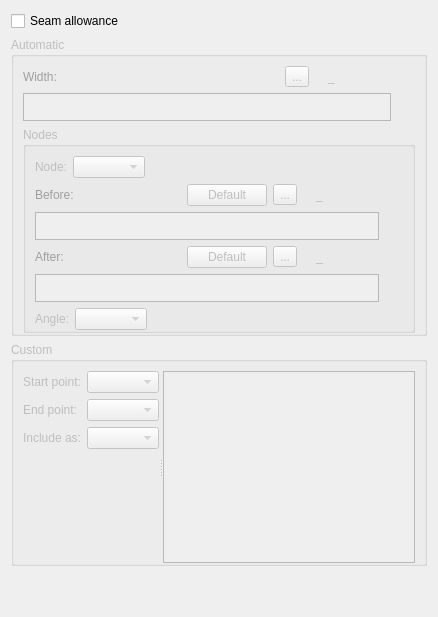
     <widget class="QWidget" name="tabSeamAllowance">
      <attribute name="title">
       <string>Seam allowance</string>
      </attribute>
      <layout class="QVBoxLayout" name="verticalLayout_11">
       <item>
        <widget class="QCheckBox" name="checkBoxSeams">
         <property name="text">
          <string>Seam allowance</string>
         </property>
         <property name="checked">
          <bool>false</bool>
         </property>
        </widget>
       </item>
       <item>
        <widget class="QGroupBox" name="groupBoxAutomatic">
         <property name="enabled">
          <bool>false</bool>
         </property>
         <property name="title">
          <string>Automatic</string>
         </property>
         <property name="flat">
          <bool>false</bool>
         </property>
         <property name="checkable">
          <bool>false</bool>
         </property>
         <layout class="QVBoxLayout" name="verticalLayout_5">
          <property name="bottomMargin">
           <number>0</number>
          </property>
          <item>
           <layout class="QHBoxLayout" name="horizontalLayout_2">
            <item alignment="Qt::AlignLeft">
             <widget class="QLabel" name="labelEditWidth">
              <property name="sizePolicy">
               <sizepolicy hsizetype="Fixed" vsizetype="Preferred">
                <horstretch>0</horstretch>
                <verstretch>0</verstretch>
               </sizepolicy>
              </property>
              <property name="palette">
               <palette>
                <active>
                 <colorrole role="WindowText">
                  <brush brushstyle="SolidPattern">
                   <color alpha="255">
                    <red>255</red>
                    <green>0</green>
                    <blue>0</blue>
                   </color>
                  </brush>
                 </colorrole>
                </active>
                <inactive>
                 <colorrole role="WindowText">
                  <brush brushstyle="SolidPattern">
                   <color alpha="255">
                    <red>255</red>
                    <green>0</green>
                    <blue>0</blue>
                   </color>
                  </brush>
                 </colorrole>
                </inactive>
                <disabled>
                 <colorrole role="WindowText">
                  <brush brushstyle="SolidPattern">
                   <color alpha="255">
                    <red>159</red>
                    <green>158</green>
                    <blue>158</blue>
                   </color>
                  </brush>
                 </colorrole>
                </disabled>
               </palette>
              </property>
              <property name="text">
               <string>Width:</string>
              </property>
             </widget>
            </item>
            <item>
             <spacer name="horizontalSpacer">
              <property name="orientation">
               <enum>Qt::Horizontal</enum>
              </property>
              <property name="sizeHint" stdset="0">
               <size>
                <width>40</width>
                <height>20</height>
               </size>
              </property>
             </spacer>
            </item>
            <item alignment="Qt::AlignRight">
             <widget class="QToolButton" name="toolButtonExprWidth">
              <property name="toolTip">
               <string>Formula wizard</string>
              </property>
              <property name="text">
               <string notr="true">...</string>
              </property>
              <property name="icon">
               <iconset resource="../../../vmisc/share/resources/icon.qrc">
                <normaloff>:/icon/24x24/fx.png</normaloff>:/icon/24x24/fx.png</iconset>
              </property>
              <property name="iconSize">
               <size>
                <width>24</width>
                <height>24</height>
               </size>
              </property>
             </widget>
            </item>
            <item alignment="Qt::AlignRight">
             <widget class="QLabel" name="label_2">
              <property name="text">
               <string/>
              </property>
              <property name="pixmap">
               <pixmap resource="../../../vmisc/share/resources/icon.qrc">:/icon/24x24/equal.png</pixmap>
              </property>
             </widget>
            </item>
            <item alignment="Qt::AlignRight">
             <widget class="QLabel" name="labelResultWidth">
              <property name="sizePolicy">
               <sizepolicy hsizetype="Fixed" vsizetype="Preferred">
                <horstretch>0</horstretch>
                <verstretch>0</verstretch>
               </sizepolicy>
              </property>
              <property name="minimumSize">
               <size>
                <width>87</width>
                <height>0</height>
               </size>
              </property>
              <property name="toolTip">
               <string>Value</string>
              </property>
              <property name="text">
               <string notr="true">_</string>
              </property>
             </widget>
            </item>
           </layout>
          </item>
          <item>
           <layout class="QHBoxLayout" name="horizontalLayout_6">
            <item>
             <widget class="QPlainTextEdit" name="plainTextEditFormulaWidth">
              <property name="sizePolicy">
               <sizepolicy hsizetype="Expanding" vsizetype="Preferred">
                <horstretch>0</horstretch>
                <verstretch>0</verstretch>
               </sizepolicy>
              </property>
              <property name="maximumSize">
               <size>
                <width>16777215</width>
                <height>28</height>
               </size>
              </property>
              <property name="toolTip">
               <string>Calculation</string>
              </property>
              <property name="tabChangesFocus">
               <bool>true</bool>
              </property>
             </widget>
            </item>
            <item>
             <widget class="QPushButton" name="pushButtonGrowWidth">
              <property name="maximumSize">
               <size>
                <width>18</width>
                <height>18</height>
               </size>
              </property>
              <property name="sizeIncrement">
               <size>
                <width>0</width>
                <height>0</height>
               </size>
              </property>
              <property name="toolTip">
               <string>&lt;html&gt;&lt;head/&gt;&lt;body&gt;&lt;p&gt;Show full calculation in message box&lt;/p&gt;&lt;/body&gt;&lt;/html&gt;</string>
              </property>
              <property name="text">
               <string notr="true"/>
              </property>
              <property name="icon">
               <iconset theme="go-down">
                <normaloff>.</normaloff>.</iconset>
              </property>
              <property name="iconSize">
               <size>
                <width>16</width>
                <height>16</height>
               </size>
              </property>
              <property name="flat">
               <bool>true</bool>
              </property>
             </widget>
            </item>
           </layout>
          </item>
          <item>
           <widget class="QGroupBox" name="groupBox">
            <property name="title">
             <string>Nodes</string>
            </property>
            <layout class="QVBoxLayout" name="verticalLayout_3">
             <property name="bottomMargin">
              <number>0</number>
             </property>
             <item>
              <layout class="QHBoxLayout" name="horizontalLayout_10">
               <item>
                <widget class="QLabel" name="labelNode">
                 <property name="sizePolicy">
                  <sizepolicy hsizetype="Preferred" vsizetype="Preferred">
                   <horstretch>0</horstretch>
                   <verstretch>0</verstretch>
                  </sizepolicy>
                 </property>
                 <property name="text">
                  <string>Node:</string>
                 </property>
                </widget>
               </item>
               <item>
                <widget class="QComboBox" name="comboBoxNodes">
                 <property name="sizePolicy">
                  <sizepolicy hsizetype="Preferred" vsizetype="Fixed">
                   <horstretch>0</horstretch>
                   <verstretch>0</verstretch>
                  </sizepolicy>
                 </property>
                </widget>
               </item>
               <item>
                <spacer name="horizontalSpacer_7">
                 <property name="orientation">
                  <enum>Qt::Horizontal</enum>
                 </property>
                 <property name="sizeHint" stdset="0">
                  <size>
                   <width>40</width>
                   <height>20</height>
                  </size>
                 </property>
                </spacer>
               </item>
              </layout>
             </item>
             <item>
              <layout class="QHBoxLayout" name="horizontalLayout_9">
               <item alignment="Qt::AlignLeft">
                <widget class="QLabel" name="labelEditBefore">
                 <property name="sizePolicy">
                  <sizepolicy hsizetype="Fixed" vsizetype="Preferred">
                   <horstretch>0</horstretch>
                   <verstretch>0</verstretch>
                  </sizepolicy>
                 </property>
                 <property name="palette">
                  <palette>
                   <active>
                    <colorrole role="WindowText">
                     <brush brushstyle="SolidPattern">
                      <color alpha="255">
                       <red>255</red>
                       <green>0</green>
                       <blue>0</blue>
                      </color>
                     </brush>
                    </colorrole>
                   </active>
                   <inactive>
                    <colorrole role="WindowText">
                     <brush brushstyle="SolidPattern">
                      <color alpha="255">
                       <red>255</red>
                       <green>0</green>
                       <blue>0</blue>
                      </color>
                     </brush>
                    </colorrole>
                   </inactive>
                   <disabled>
                    <colorrole role="WindowText">
                     <brush brushstyle="SolidPattern">
                      <color alpha="255">
                       <red>159</red>
                       <green>158</green>
                       <blue>158</blue>
                      </color>
                     </brush>
                    </colorrole>
                   </disabled>
                  </palette>
                 </property>
                 <property name="text">
                  <string>Before:</string>
                 </property>
                </widget>
               </item>
               <item>
                <spacer name="horizontalSpacer_3">
                 <property name="orientation">
                  <enum>Qt::Horizontal</enum>
                 </property>
                 <property name="sizeHint" stdset="0">
                  <size>
                   <width>40</width>
                   <height>20</height>
                  </size>
                 </property>
                </spacer>
               </item>
               <item>
                <widget class="QPushButton" name="pushButtonDefBefore">
                 <property name="toolTip">
                  <string>Return to default width</string>
                 </property>
                 <property name="text">
                  <string>Default</string>
                 </property>
                </widget>
               </item>
               <item alignment="Qt::AlignRight">
                <widget class="QToolButton" name="toolButtonExprBefore">
                 <property name="toolTip">
                  <string>Formula wizard</string>
                 </property>
                 <property name="text">
                  <string notr="true">...</string>
                 </property>
                 <property name="icon">
                  <iconset resource="../../../vmisc/share/resources/icon.qrc">
                   <normaloff>:/icon/24x24/fx.png</normaloff>:/icon/24x24/fx.png</iconset>
                 </property>
                 <property name="iconSize">
                  <size>
                   <width>24</width>
                   <height>24</height>
                  </size>
                 </property>
                </widget>
               </item>
               <item alignment="Qt::AlignRight">
                <widget class="QLabel" name="label_6">
                 <property name="text">
                  <string/>
                 </property>
                 <property name="pixmap">
                  <pixmap resource="../../../vmisc/share/resources/icon.qrc">:/icon/24x24/equal.png</pixmap>
                 </property>
                </widget>
               </item>
               <item alignment="Qt::AlignRight">
                <widget class="QLabel" name="labelResultBefore">
                 <property name="sizePolicy">
                  <sizepolicy hsizetype="Fixed" vsizetype="Preferred">
                   <horstretch>0</horstretch>
                   <verstretch>0</verstretch>
                  </sizepolicy>
                 </property>
                 <property name="minimumSize">
                  <size>
                   <width>87</width>
                   <height>0</height>
                  </size>
                 </property>
                 <property name="toolTip">
                  <string>Value</string>
                 </property>
                 <property name="text">
                  <string notr="true">_</string>
                 </property>
                </widget>
               </item>
              </layout>
             </item>
             <item>
              <layout class="QHBoxLayout" name="horizontalLayout_7">
               <item>
                <widget class="QPlainTextEdit" name="plainTextEditFormulaWidthBefore">
                 <property name="sizePolicy">
                  <sizepolicy hsizetype="Expanding" vsizetype="Preferred">
                   <horstretch>0</horstretch>
                   <verstretch>0</verstretch>
                  </sizepolicy>
                 </property>
                 <property name="maximumSize">
                  <size>
                   <width>16777215</width>
                   <height>28</height>
                  </size>
                 </property>
                 <property name="toolTip">
                  <string>Calculation</string>
                 </property>
                 <property name="tabChangesFocus">
                  <bool>true</bool>
                 </property>
                </widget>
               </item>
               <item>
                <widget class="QPushButton" name="pushButtonGrowWidthBefore">
                 <property name="maximumSize">
                  <size>
                   <width>18</width>
                   <height>18</height>
                  </size>
                 </property>
                 <property name="sizeIncrement">
                  <size>
                   <width>0</width>
                   <height>0</height>
                  </size>
                 </property>
                 <property name="toolTip">
                  <string>&lt;html&gt;&lt;head/&gt;&lt;body&gt;&lt;p&gt;Show full calculation in message box&lt;/p&gt;&lt;/body&gt;&lt;/html&gt;</string>
                 </property>
                 <property name="text">
                  <string notr="true"/>
                 </property>
                 <property name="icon">
                  <iconset theme="go-down">
                   <normaloff>.</normaloff>.</iconset>
                 </property>
                 <property name="iconSize">
                  <size>
                   <width>16</width>
                   <height>16</height>
                  </size>
                 </property>
                 <property name="flat">
                  <bool>true</bool>
                 </property>
                </widget>
               </item>
              </layout>
             </item>
             <item>
              <layout class="QHBoxLayout" name="horizontalLayout_16">
               <item alignment="Qt::AlignLeft">
                <widget class="QLabel" name="labelEditAfter">
                 <property name="sizePolicy">
                  <sizepolicy hsizetype="Fixed" vsizetype="Preferred">
                   <horstretch>0</horstretch>
                   <verstretch>0</verstretch>
                  </sizepolicy>
                 </property>
                 <property name="palette">
                  <palette>
                   <active>
                    <colorrole role="WindowText">
                     <brush brushstyle="SolidPattern">
                      <color alpha="255">
                       <red>255</red>
                       <green>0</green>
                       <blue>0</blue>
                      </color>
                     </brush>
                    </colorrole>
                   </active>
                   <inactive>
                    <colorrole role="WindowText">
                     <brush brushstyle="SolidPattern">
                      <color alpha="255">
                       <red>255</red>
                       <green>0</green>
                       <blue>0</blue>
                      </color>
                     </brush>
                    </colorrole>
                   </inactive>
                   <disabled>
                    <colorrole role="WindowText">
                     <brush brushstyle="SolidPattern">
                      <color alpha="255">
                       <red>159</red>
                       <green>158</green>
                       <blue>158</blue>
                      </color>
                     </brush>
                    </colorrole>
                   </disabled>
                  </palette>
                 </property>
                 <property name="text">
                  <string>After:</string>
                 </property>
                </widget>
               </item>
               <item>
                <spacer name="horizontalSpacer_6">
                 <property name="orientation">
                  <enum>Qt::Horizontal</enum>
                 </property>
                 <property name="sizeHint" stdset="0">
                  <size>
                   <width>40</width>
                   <height>20</height>
                  </size>
                 </property>
                </spacer>
               </item>
               <item>
                <widget class="QPushButton" name="pushButtonDefAfter">
                 <property name="toolTip">
                  <string>Return to default width</string>
                 </property>
                 <property name="text">
                  <string>Default</string>
                 </property>
                </widget>
               </item>
               <item alignment="Qt::AlignRight">
                <widget class="QToolButton" name="toolButtonExprAfter">
                 <property name="toolTip">
                  <string>Formula wizard</string>
                 </property>
                 <property name="text">
                  <string notr="true">...</string>
                 </property>
                 <property name="icon">
                  <iconset resource="../../../vmisc/share/resources/icon.qrc">
                   <normaloff>:/icon/24x24/fx.png</normaloff>:/icon/24x24/fx.png</iconset>
                 </property>
                 <property name="iconSize">
                  <size>
                   <width>24</width>
                   <height>24</height>
                  </size>
                 </property>
                </widget>
               </item>
               <item alignment="Qt::AlignRight">
                <widget class="QLabel" name="label_10">
                 <property name="text">
                  <string/>
                 </property>
                 <property name="pixmap">
                  <pixmap resource="../../../vmisc/share/resources/icon.qrc">:/icon/24x24/equal.png</pixmap>
                 </property>
                </widget>
               </item>
               <item alignment="Qt::AlignRight">
                <widget class="QLabel" name="labelResultAfter">
                 <property name="sizePolicy">
                  <sizepolicy hsizetype="Fixed" vsizetype="Preferred">
                   <horstretch>0</horstretch>
                   <verstretch>0</verstretch>
                  </sizepolicy>
                 </property>
                 <property name="minimumSize">
                  <size>
                   <width>87</width>
                   <height>0</height>
                  </size>
                 </property>
                 <property name="toolTip">
                  <string>Value</string>
                 </property>
                 <property name="text">
                  <string notr="true">_</string>
                 </property>
                </widget>
               </item>
              </layout>
             </item>
             <item>
              <layout class="QHBoxLayout" name="horizontalLayout_17">
               <item>
                <widget class="QPlainTextEdit" name="plainTextEditFormulaWidthAfter">
                 <property name="sizePolicy">
                  <sizepolicy hsizetype="Expanding" vsizetype="Preferred">
                   <horstretch>0</horstretch>
                   <verstretch>0</verstretch>
                  </sizepolicy>
                 </property>
                 <property name="maximumSize">
                  <size>
                   <width>16777215</width>
                   <height>28</height>
                  </size>
                 </property>
                 <property name="toolTip">
                  <string>Calculation</string>
                 </property>
                 <property name="tabChangesFocus">
                  <bool>true</bool>
                 </property>
                </widget>
               </item>
               <item>
                <widget class="QPushButton" name="pushButtonGrowWidthAfter">
                 <property name="maximumSize">
                  <size>
                   <width>18</width>
                   <height>18</height>
                  </size>
                 </property>
                 <property name="sizeIncrement">
                  <size>
                   <width>0</width>
                   <height>0</height>
                  </size>
                 </property>
                 <property name="toolTip">
                  <string>&lt;html&gt;&lt;head/&gt;&lt;body&gt;&lt;p&gt;Show full calculation in message box&lt;/p&gt;&lt;/body&gt;&lt;/html&gt;</string>
                 </property>
                 <property name="text">
                  <string notr="true"/>
                 </property>
                 <property name="icon">
                  <iconset theme="go-down">
                   <normaloff>.</normaloff>.</iconset>
                 </property>
                 <property name="iconSize">
                  <size>
                   <width>16</width>
                   <height>16</height>
                  </size>
                 </property>
                 <property name="flat">
                  <bool>true</bool>
                 </property>
                </widget>
               </item>
              </layout>
             </item>
             <item>
              <layout class="QHBoxLayout" name="horizontalLayout_15">
               <item>
                <widget class="QLabel" name="labelAngle">
                 <property name="text">
                  <string>Angle:</string>
                 </property>
                </widget>
               </item>
               <item>
                <widget class="QComboBox" name="comboBoxAngle">
                 <property name="sizePolicy">
                  <sizepolicy hsizetype="Preferred" vsizetype="Fixed">
                   <horstretch>0</horstretch>
                   <verstretch>0</verstretch>
                  </sizepolicy>
                 </property>
                </widget>
               </item>
               <item>
                <spacer name="horizontalSpacer_8">
                 <property name="orientation">
                  <enum>Qt::Horizontal</enum>
                 </property>
                 <property name="sizeHint" stdset="0">
                  <size>
                   <width>40</width>
                   <height>20</height>
                  </size>
                 </property>
                </spacer>
               </item>
              </layout>
             </item>
            </layout>
           </widget>
          </item>
         </layout>
        </widget>
       </item>
       <item>
        <widget class="QGroupBox" name="groupBoxCustom">
         <property name="enabled">
          <bool>false</bool>
         </property>
         <property name="title">
          <string>Custom</string>
         </property>
         <property name="flat">
          <bool>false</bool>
         </property>
         <layout class="QVBoxLayout" name="verticalLayout_4">
          <property name="spacing">
           <number>6</number>
          </property>
          <property name="topMargin">
           <number>9</number>
          </property>
          <property name="bottomMargin">
           <number>0</number>
          </property>
          <item>
           <widget class="QSplitter" name="splitter">
            <property name="orientation">
             <enum>Qt::Horizontal</enum>
            </property>
            <property name="opaqueResize">
             <bool>true</bool>
            </property>
            <widget class="QWidget" name="layoutWidget">
             <layout class="QFormLayout" name="formLayout_2">
              <property name="fieldGrowthPolicy">
               <enum>QFormLayout::ExpandingFieldsGrow</enum>
              </property>
              <property name="horizontalSpacing">
               <number>6</number>
              </property>
              <item row="0" column="0">
               <widget class="QLabel" name="labelStartPoint">
                <property name="text">
                 <string>Start point:</string>
                </property>
               </widget>
              </item>
              <item row="0" column="1">
               <widget class="QComboBox" name="comboBoxStartPoint"/>
              </item>
              <item row="1" column="0">
               <widget class="QLabel" name="labelEndPoint">
                <property name="text">
                 <string>End point:</string>
                </property>
               </widget>
              </item>
              <item row="1" column="1">
               <widget class="QComboBox" name="comboBoxEndPoint"/>
              </item>
              <item row="2" column="0">
               <widget class="QLabel" name="labelIncludeType">
                <property name="text">
                 <string>Include as:</string>
                </property>
               </widget>
              </item>
              <item row="2" column="1">
               <widget class="QComboBox" name="comboBoxIncludeType">
                <property name="sizePolicy">
                 <sizepolicy hsizetype="Expanding" vsizetype="Fixed">
                  <horstretch>0</horstretch>
                  <verstretch>0</verstretch>
                 </sizepolicy>
                </property>
               </widget>
              </item>
             </layout>
            </widget>
            <widget class="QListWidget" name="listWidgetCustomSA">
             <property name="sizePolicy">
              <sizepolicy hsizetype="Preferred" vsizetype="Expanding">
               <horstretch>0</horstretch>
               <verstretch>0</verstretch>
              </sizepolicy>
             </property>
             <property name="sizeIncrement">
              <size>
               <width>0</width>
               <height>0</height>
              </size>
             </property>
            </widget>
           </widget>
          </item>
         </layout>
        </widget>
       </item>
       <item>
        <spacer name="verticalSpacer">
         <property name="orientation">
          <enum>Qt::Vertical</enum>
         </property>
         <property name="sizeHint" stdset="0">
          <size>
           <width>20</width>
           <height>40</height>
          </size>
         </property>
        </spacer>
       </item>
      </layout>
     </widget>
